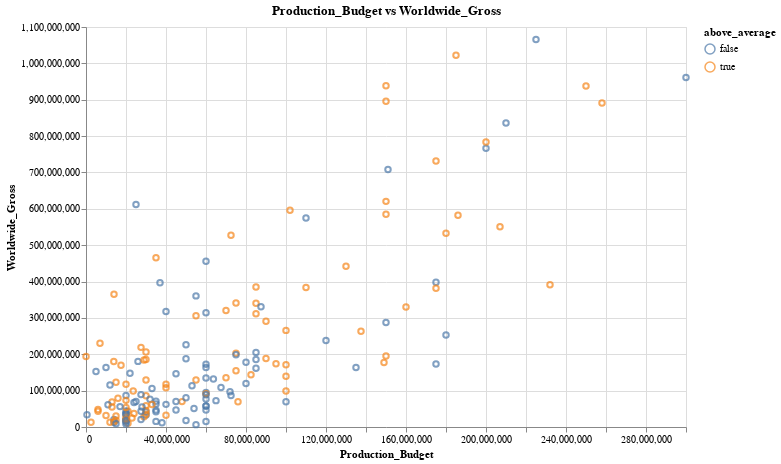

The notebook cell this image was saved under:
### Code cell
#let's go to the scatter plot
alt.Chart(movies_data, height = 400, width = 600) \
    .mark_point(color = 'darkcyan') \
    .encode(x = 'Production_Budget',
            y = 'Worldwide_Gross',
            color = 'above_average') \
    .properties(title = 'Production_Budget vs Worldwide_Gross')

### Figure 1 — Vega-Lite specification as saved in the notebook (floating-point values rounded to 4 significant figures; data arrays with more than 128 entries replaced by an {"elided": "..."} marker saying what was removed)
{"config": {"view": {"continuousWidth": 400, "continuousHeight": 300}}, "data": {"name": "data-3d572c8baf45288a3225c4875cf3991a"}, "mark": {"type": "point", "color": "darkcyan"}, "encoding": {"color": {"type": "nominal", "field": "above_average"}, "x": {"type": "quantitative", "field": "Production_Budget"}, "y": {"type": "quantitative", "field": "Worldwide_Gross"}}, "height": 400, "title": "Production_Budget vs Worldwide_Gross", "width": 600, "$schema": "https://vega.github.io/schema/vega-lite/v4.8.1.json", "datasets": {"data-3d572c8baf45288a3225c4875cf3991a": {"elided": "174 records"}}}
